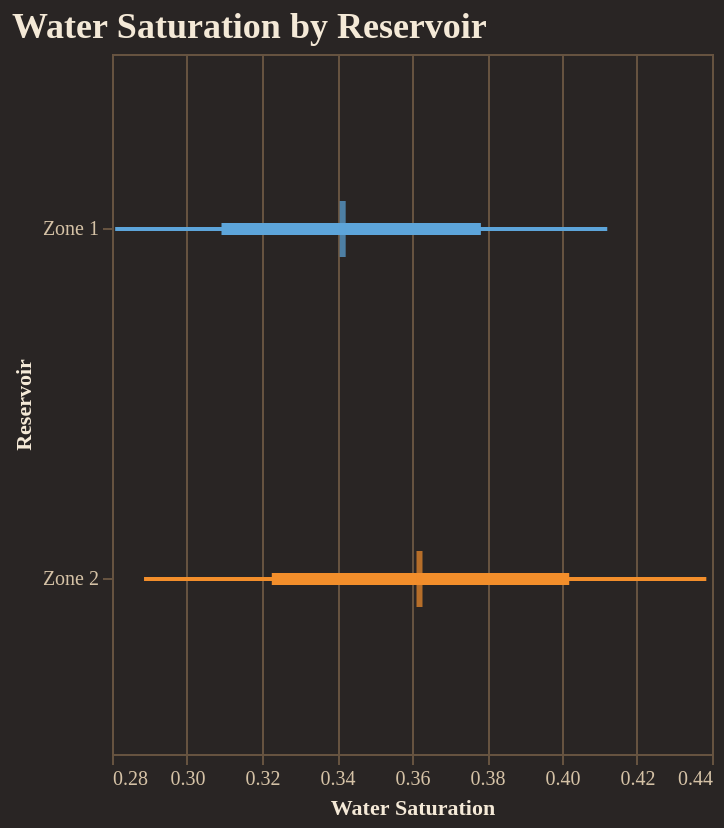

The cell this chart's notebook holds for it:
### Code cell
fig = reporter.plotter.forest_plot(
    "Water Saturation", 
    backend=PLOTTING_BACKEND
)
fig.show()

### Figure 1 — Vega-Lite specification as saved in the notebook (floating-point values rounded to 4 significant figures)
{"config": {"background": "#292524", "view": {"fill": "#292524", "stroke": "#665340"}, "title": {"color": "#f4e9d7", "font": "Merriweather", "fontSize": 18, "fontWeight": 600, "subtitleColor": "#d5c2a6", "anchor": "start"}, "axis": {"domainColor": "#665340", "gridColor": "#665340", "tickColor": "#665340", "labelColor": "#d5c2a6", "titleColor": "#f4e9d7", "labelFont": "Merriweather", "titleFont": "Merriweather"}, "legend": {"titleColor": "#f4e9d7", "labelColor": "#d5c2a6", "labelFont": "Merriweather", "titleFont": "Merriweather", "orient": "top-right", "symbolType": "circle"}, "header": {"labelColor": "#d5c2a6", "titleColor": "#f4e9d7", "labelFont": "Merriweather", "titleFont": "Merriweather"}, "mark": {"color": "#c78d3b"}, "line": {"color": "#c78d3b"}, "bar": {"color": "#c78d3b"}, "point": {"color": "#ddb06d"}, "area": {"color": "#c78d3b", "opacity": 0.35}, "text": {"color": "#f4e9d7", "font": "Merriweather"}, "range": {"category": ["#5DA5DA", "#F28E2B", "#59C36A", "#E15759", "#B07AA1", "#4ECDC4", "#FF9DA7", "#EDC948"]}}, "layer": [{"mark": {"type": "rule", "strokeWidth": 2}, "encoding": {"color": {"field": "group", "legend": null, "type": "nominal"}, "x": {"field": "p10", "scale": {"zero": false}, "title": "Water Saturation", "type": "quantitative"}, "x2": {"field": "p90"}, "y": {"field": "group", "sort": ["Zone 1", "Zone 2"], "title": "Reservoir", "type": "nominal"}}}, {"mark": {"type": "rule", "strokeWidth": 6}, "encoding": {"color": {"field": "group", "legend": null, "type": "nominal"}, "x": {"field": "p25", "scale": {"zero": false}, "title": "Water Saturation", "type": "quantitative"}, "x2": {"field": "p75"}, "y": {"field": "group", "sort": ["Zone 1", "Zone 2"], "title": "Reservoir", "type": "nominal"}}}, {"mark": {"type": "tick", "color": "black", "size": 28, "thickness": 3}, "encoding": {"color": {"field": "group", "legend": null, "type": "nominal"}, "tooltip": [{"field": "group", "title": "Group", "type": "nominal"}, {"field": "p10", "title": "P10", "type": "quantitative"}, {"field": "p25", "title": "P25", "type": "quantitative"}, {"field": "median", "title": "Median", "type": "quantitative"}, {"field": "p75", "title": "P75", "type": "quantitative"}, {"field": "p90", "title": "P90", "type": "quantitative"}], "x": {"field": "median", "scale": {"zero": false}, "title": "Water Saturation", "type": "quantitative"}, "y": {"field": "group", "sort": ["Zone 1", "Zone 2"], "title": "Reservoir", "type": "nominal"}}}], "data": {"name": "data-a34d29928b40739de7c62a184cd1e51f"}, "height": 350, "title": "Water Saturation by Reservoir", "width": "container", "$schema": "https://vega.github.io/schema/vega-lite/v5.20.1.json", "datasets": {"data-a34d29928b40739de7c62a184cd1e51f": [{"group": "Zone 1", "p10": 0.2808, "p25": 0.3092, "median": 0.3415, "p75": 0.3784, "p90": 0.4121}, {"group": "Zone 2", "p10": 0.2885, "p25": 0.3226, "median": 0.362, "p75": 0.4019, "p90": 0.4385}]}}
